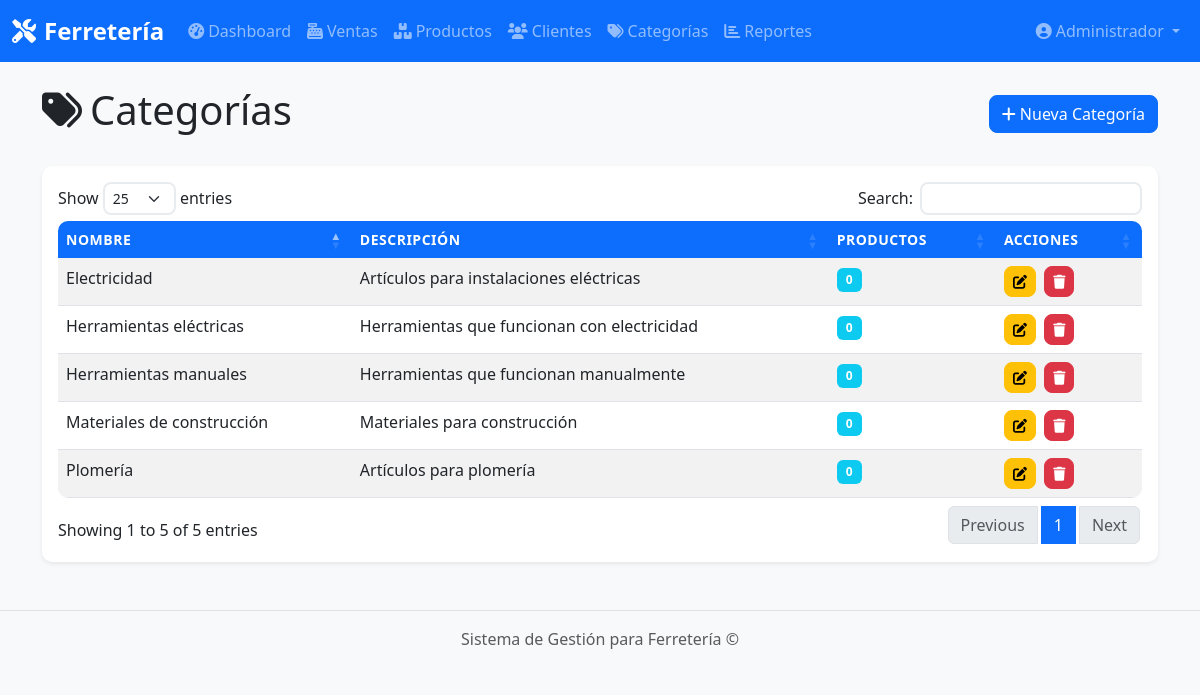
Screenshot of /categorias (signed in) with the database file from the repository.
### tables this page shows
CREATE TABLE categorias (
    id INTEGER PRIMARY KEY AUTOINCREMENT,
    nombre TEXT NOT NULL,
    descripcion TEXT
);

### app.py (the view)
@app.route('/categorias')
@login_required
def categorias():
    db = get_db()
    categorias = db.execute('''
        SELECT c.*,
               (SELECT COUNT(*) FROM productos p WHERE p.categoria_id = c.id) AS productos_count
        FROM categorias c
        ORDER BY c.nombre
    ''').fetchall()
    return render_template('categorias/index.html', categorias=categorias)

### app.py (called while the page is built)
@app.context_processor
def inject_now():
    tz = datetime.timezone(datetime.timedelta(hours=-4))
    now_caracas = datetime.datetime.now().strftime('%Y-%m-%d %H:%M:%S')
    print("Hora Caracas:", now_caracas)
    return {'now': now_caracas}

def get_db():
    conn = sqlite3.connect(app.config['DATABASE'])
    conn.row_factory = sqlite3.Row
    return conn

def login_required(f):
    @wraps(f)
    def decorated_function(*args, **kwargs):
        if 'usuario_id' not in session:
            flash('Por favor inicie sesión para acceder a esta página', 'warning')
            return redirect(url_for('login'))
        return f(*args, **kwargs)
    return decorated_function

### templates/categorias/index.html (shortened to what this page needs)
{% extends 'layout.html' %}
{% block content %}
<div class="d-flex justify-content-between align-items-center mb-4">
    <h1><i class="fas fa-tags me-2"></i>Categorías</h1>
    <button class="btn btn-primary" data-bs-toggle="modal" data-bs-target="#modalCrearCategoria">
        <i class="fas fa-plus me-1"></i>Nueva Categoría
    </button>
</div>
<div class="card">
    <div class="card-body">
        <div class="table-responsive">
            <table class="table table-striped table-hover" id="tablaCategorias">
                <thead>
                    <tr>
                        <th>Nombre</th>
                        <th>Descripción</th>
                        <th>Productos</th>
                        <th>Acciones</th>
                    </tr>
                </thead>
                <tbody>
                    {% for categoria in categorias %}
                    <tr>
                        <td>{{ categoria.nombre }}</td>
                        <td>{{ categoria.descripcion or 'Sin descripción' }}</td>
                        <td>
                            <span class="badge bg-info">{{ categoria.productos_count }}</span>
                        </td>
                        <td>
                            <button class="btn btn-sm btn-warning me-1" onclick="editarCategoria( '{{ categoria.id }}', '{{ categoria.nombre }}', '{{ categoria.descripcion }}')" data-bs-toggle="modal" data-bs-target="#modalEditarCategoria">
                                <i class="fas fa-edit"></i>
                            </button>
                            <form method="post" action="{{ url_for('eliminar_categoria', id=categoria.id) }}" class="d-inline" onsubmit="return confirm('¿Está seguro de eliminar esta categoría?')">
                                <button type="submit" class="btn btn-sm btn-danger">
                                    <i class="fas fa-trash"></i>
                                </button>
                            </form>
                        </td>
                    </tr>
                    {% endfor %}
                </tbody>
            </table>
        </div>
    </div>
</div>
{% endblock %}

### templates/layout.html (shortened to what this page needs)
<!DOCTYPE html>
<html lang="es">
<head>
    <link href="https://cdn.jsdelivr.net/npm/bootstrap@5.3.0-alpha1/dist/css/bootstrap.min.css" rel="stylesheet">
    <link rel="stylesheet" href="https://cdnjs.cloudflare.com/ajax/libs/font-awesome/6.0.0/css/all.min.css">
    <link rel="stylesheet" href="{{ url_for('static', filename='css/style.css') }}">
    <link rel="stylesheet" href="https://cdn.datatables.net/1.11.5/css/dataTables.bootstrap5.min.css">
</head>
<body>
    {% if session.usuario_id %}
    <nav class="navbar navbar-expand-lg navbar-dark bg-primary">
        <div class="container-fluid">
            <a class="navbar-brand" href="{{ url_for('dashboard') }}">
                <i class="fas fa-tools me-2"></i>Ferretería
            </a>
            <div class="collapse navbar-collapse" id="navbarNav">
                <ul class="navbar-nav me-auto">
                    <li class="nav-item">
                        <a class="nav-link" href="{{ url_for('dashboard') }}">
                            <i class="fas fa-tachometer-alt me-1"></i>Dashboard
                        </a>
                    </li>
                    <li class="nav-item">
                        <a class="nav-link" href="{{ url_for('ventas') }}">
                            <i class="fas fa-cash-register me-1"></i>Ventas
                        </a>
                    </li>
                    <li class="nav-item">
                        <a class="nav-link" href="{{ url_for('productos') }}">
                            <i class="fas fa-boxes me-1"></i>Productos
                        </a>
                    </li>
                    <li class="nav-item">
                        <a class="nav-link" href="{{ url_for('clientes') }}">
                            <i class="fas fa-users me-1"></i>Clientes
                        </a>
                    </li>
                    <li class="nav-item">
                        <a class="nav-link" href="{{ url_for('categorias') }}">
                            <i class="fas fa-tags me-1"></i>Categorías
                        </a>
                    </li>
                    <li class="nav-item">
                        <a class="nav-link" href="{{ url_for('reportes') }}">
                            <i class="fas fa-chart-bar me-1"></i>Reportes
                        </a>
                    </li>
                </ul>
                <ul class="navbar-nav">
                    <li class="nav-item dropdown">
                        <a class="nav-link dropdown-toggle" href="#" id="navbarDropdown" role="button" data-bs-toggle="dropdown">
                            <i class="fas fa-user-circle me-1"></i>{{ session.usuario_nombre }}
                        </a>
                    </li>
                </ul>
            </div>
        </div>
    </nav>
    {% endif %}
    <div class="container mt-4">
        {% block content %}{% endblock %}
    </div>
    <footer class="footer mt-5 py-3 bg-light">
        <div class="container text-center">
            <span class="text-muted">Sistema de Gestión para Ferretería &copy; {{ now.year }}</span>
        </div>
    </footer>
</body>
</html>

### static/css/style.css (style rules this page uses)
:root { --primary-color: #0d6efd; --secondary-color: #6c757d; --success-color: #198754; --danger-color: #dc3545; --warning-color: #ffc107; --info-color: #0dcaf0; --light-color: #f8f9fa; --dark-color: #212529; }
body { font-family: "Segoe UI", Tahoma, Geneva, Verdana, sans-serif; background-color: #f8f9fa; }
.navbar-brand { font-weight: bold; font-size: 1.5rem; }
.navbar-nav .nav-link { font-weight: 500; transition: all 0.3s ease; }
.card { border: none; border-radius: 10px; box-shadow: 0 0.125rem 0.25rem rgba(0, 0, 0, 0.075); transition: all 0.3s ease; }
.btn { border-radius: 8px; font-weight: 500; transition: all 0.3s ease; }
.table { border-radius: 10px; overflow: hidden; }
.table thead th { background-color: var(--primary-color); color: white; border: none; font-weight: 600; text-transform: uppercase; font-size: 0.875rem; letter-spacing: 0.5px; }
.table tbody tr { transition: all 0.3s ease; }
.badge { font-size: 0.75rem; font-weight: 600; padding: 0.5em 0.75em; border-radius: 6px; }
.footer { background-color: var(--light-color); border-top: 1px solid #dee2e6; margin-top: auto; }

### rows the page displays
categorias: nombre "Electricidad", descripcion "Artículos para instalaciones eléctricas", productos_count "0"
categorias: nombre "Herramientas eléctricas", descripcion "Herramientas que funcionan con electricidad", productos_count "0"
categorias: nombre "Herramientas manuales", descripcion "Herramientas que funcionan manualmente", productos_count "0"
categorias: nombre "Materiales de construcción", descripcion "Materiales para construcción", productos_count "0"
categorias: nombre "Plomería", descripcion "Artículos para plomería", productos_count "0"

### other values shown
{{ session.usuario_nombre }} "Administrador"
